Frame 1 (no input): blank canvas, image omitted
Frame 60 (no input): blank canvas, image omitted
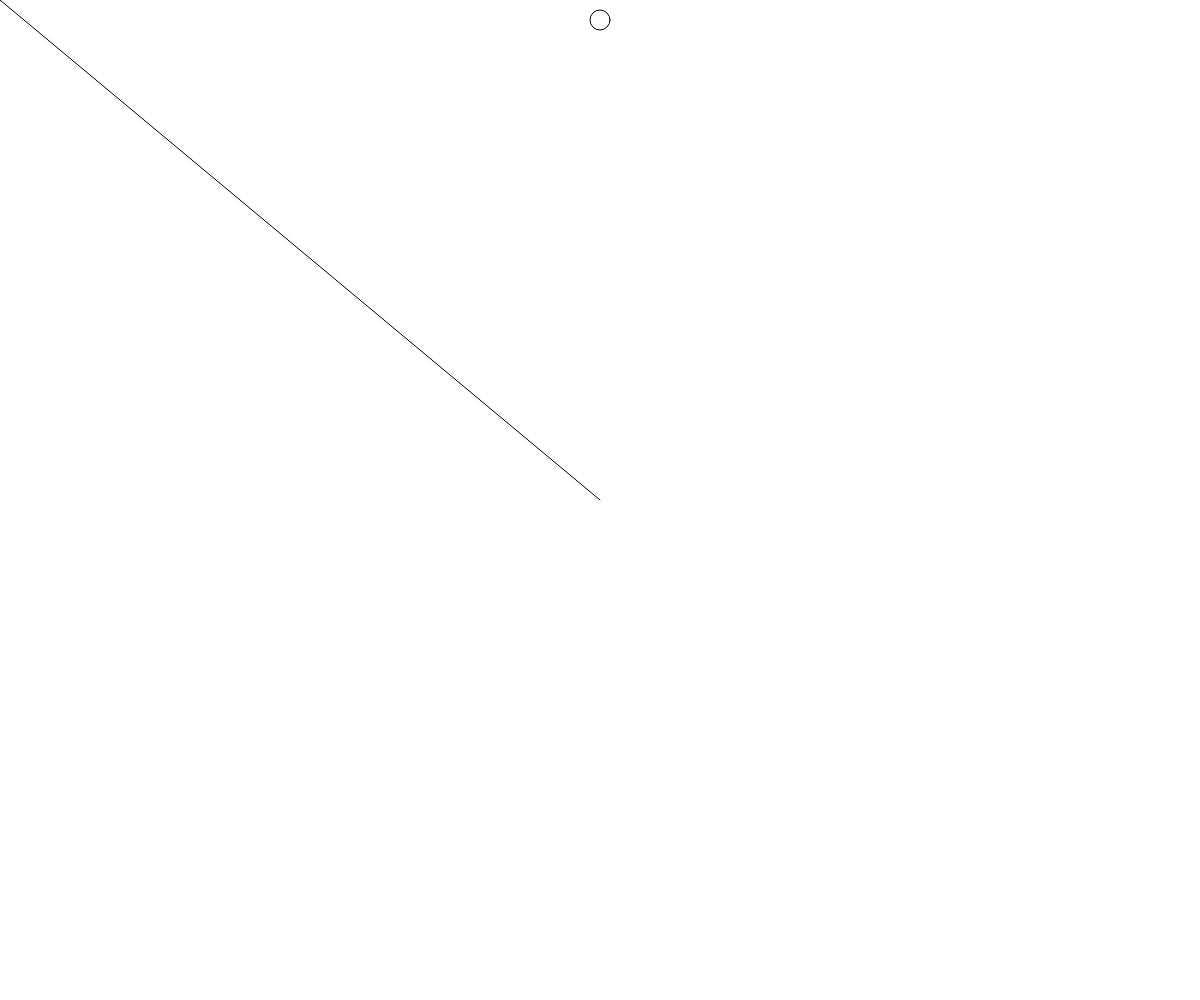
Frame 120 (the mouse pressed at the canvas centre since frame 60)

The p5.js sketch whose frames 1 and 60 were blank and that drew this single picture after the mouse press (run headless with seeded random() and noise() and a simulated clock; from frame 60 on, the mouse is pressed at the canvas centre):

// p5.js sketch
// ── sketch.js


function setup() {
  // uncomment this line to make the canvas the full size of the window
   	createCanvas(windowWidth, windowHeight);

}

function draw() {

}

function keyPressed() {
	//draw a diagonal line starting from top left corner
	line(0, 0, width, height);

}

function keyReleased() {
	//draw a diagonal line starting from the top right corner
	line(width, 0, 0, height);

}

function mousePressed() {
	ellipse(width/2, 20, 20, 20);
}
function mouseReleased() {
	ellipse(width/2, height-20, 20, 20);
}

function mouseMoved() {
	line(mouseX, mouseY, pmouseX, pmouseY);
}

function mouseDragged() {
	rect(mouseX, mouseY, 10, 10);

}
